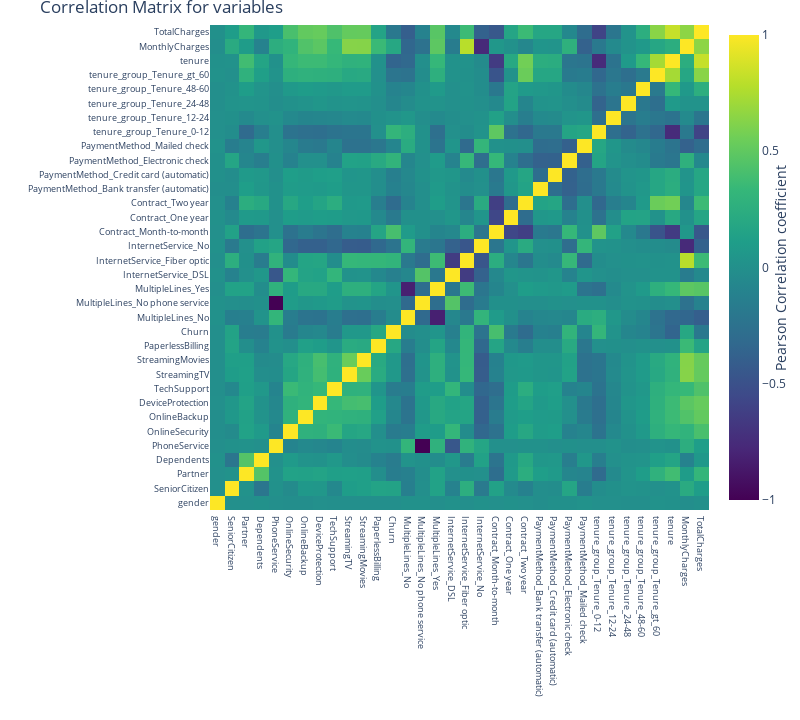

Notebook code for this chart:
### Markdown cell above
### 4.2 Correlation Matrix<a id='correlationmatrix'></a>

### Code cell
#correlation
correlation = telcom.corr()

#tick labels
matrix_cols = correlation.columns.tolist()

#convert correlation matrix to array
corr_array = np.array(correlation)

#Plot the correlation array
trace = go.Heatmap(z = corr_array, 
                   x = matrix_cols,
                   y = matrix_cols,
                   colorscale = "Viridis",
                   colorbar = dict(title = "Pearson Correlation coefficient",
                                   titleside = "right"))

layout = go.Layout(dict(title = "Correlation Matrix for variables",
                        autosize = False,
                        height = 720,
                        width = 800,
                        margin = dict(r = 0, l = 210, t = 25, b = 210),
                        yaxis = dict(tickfont = dict(size = 9)),
                        xaxis = dict(tickfont = dict(size = 9))))
data = [trace]
fig = go.Figure(data=data,layout=layout)
py.iplot(fig)

### Figure 1 — Plotly figure (JSON) as saved in the notebook; plotly's stock layout.template omitted (floating-point values rounded to 4 significant figures; data arrays with more than 128 entries replaced by an {"elided": "..."} marker saying what was removed)
{"data": [{"colorbar": {"title": {"side": "right", "text": "Pearson Correlation coefficient"}}, "colorscale": [[0, "#440154"], [0.1111, "#482878"], [0.2222, "#3e4989"], [0.3333, "#31688e"], [0.4444, "#26828e"], [0.5556, "#1f9e89"], [0.6667, "#35b779"], [0.7778, "#6ece58"], [0.8889, "#b5de2b"], [1, "#fde725"]], "type": "heatmap", "x": ["gender", "SeniorCitizen", "Partner", "Dependents", "PhoneService", "OnlineSecurity", "OnlineBackup", "DeviceProtection", "TechSupport", "StreamingTV", "StreamingMovies", "PaperlessBilling", "Churn", "MultipleLines_No", "MultipleLines_No phone service", "MultipleLines_Yes", "InternetService_DSL", "InternetService_Fiber optic", "InternetService_No", "Contract_Month-to-month", "Contract_One year", "Contract_Two year", "PaymentMethod_Bank transfer (automatic)", "PaymentMethod_Credit card (automatic)", "PaymentMethod_Electronic check", "PaymentMethod_Mailed check", "tenure_group_Tenure_0-12", "tenure_group_Tenure_12-24", "tenure_group_Tenure_24-48", "tenure_group_Tenure_48-60", "tenure_group_Tenure_gt_60", "tenure", "MonthlyCharges", "TotalCharges"], "y": ["gender", "SeniorCitizen", "Partner", "Dependents", "PhoneService", "OnlineSecurity", "OnlineBackup", "DeviceProtection", "TechSupport", "StreamingTV", "StreamingMovies", "PaperlessBilling", "Churn", "MultipleLines_No", "MultipleLines_No phone service", "MultipleLines_Yes", "InternetService_DSL", "InternetService_Fiber optic", "InternetService_No", "Contract_Month-to-month", "Contract_One year", "Contract_Two year", "PaymentMethod_Bank transfer (automatic)", "PaymentMethod_Credit card (automatic)", "PaymentMethod_Electronic check", "PaymentMethod_Mailed check", "tenure_group_Tenure_0-12", "tenure_group_Tenure_12-24", "tenure_group_Tenure_24-48", "tenure_group_Tenure_48-60", "tenure_group_Tenure_gt_60", "tenure", "MonthlyCharges", "TotalCharges"], "z": {"elided": "34x34 float values"}}], "layout": {"autosize": false, "height": 720, "margin": {"b": 210, "l": 210, "r": 0, "t": 25}, "title": {"text": "Correlation Matrix for variables"}, "width": 800, "xaxis": {"tickfont": {"size": 9}}, "yaxis": {"tickfont": {"size": 9}}}}
